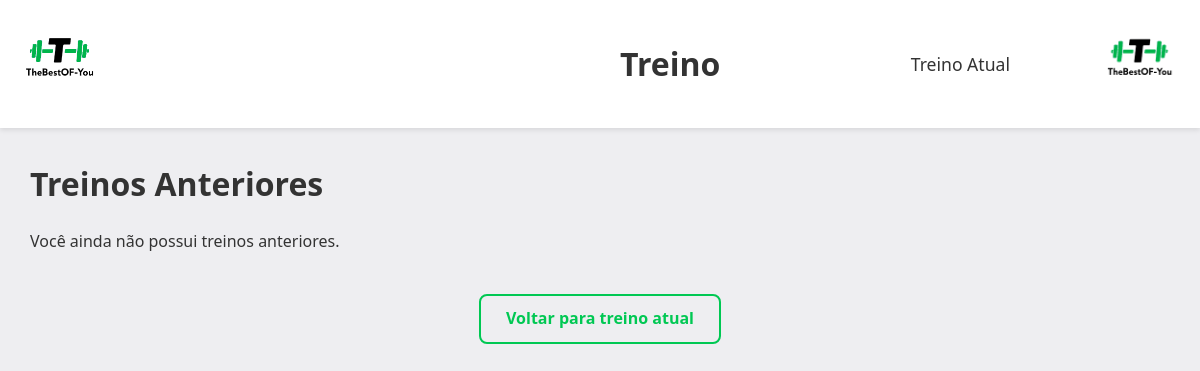
The app's page /Códigos/treino/treinos_anteriores.php (signed in), older data.
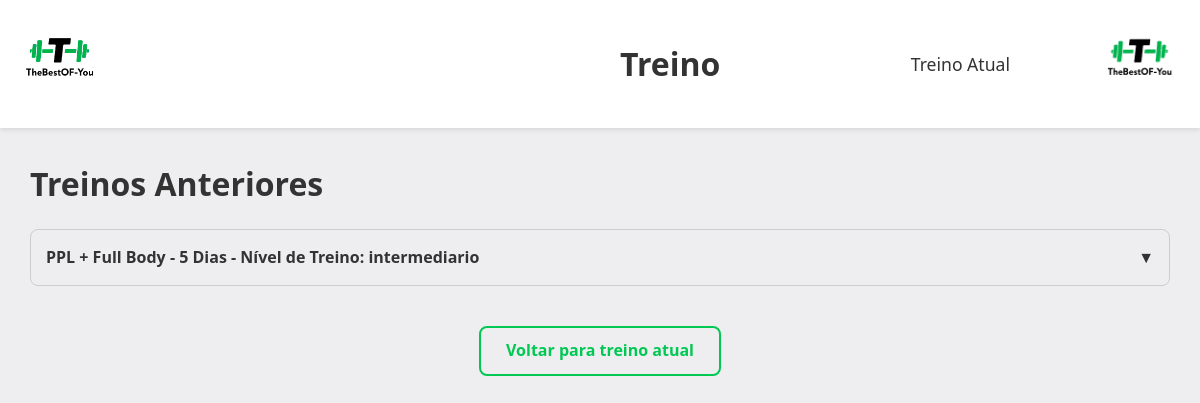
The same page, newer data.
### tables this page shows
CREATE TABLE `treino` (
  `id_treino` int(11) NOT NULL,
  `id_usuario` int(11) NOT NULL,
  `divisao_treino` varchar(30) NOT NULL,
  `dias_de_treino` int(11) NOT NULL,
  `nivel_de_treino` varchar(30) NOT NULL,
  `arquivo_treino` varchar(255) NOT NULL,
  `enfase_muscular` varchar(255) DEFAULT NULL,
  `situacao` varchar(2) NOT NULL
);

### Códigos/treino/treinos_anteriores.php (the view, shortened to what this page needs)
<?php
include "../conexao.php";
$usuario_id = $_SESSION['id_usuario'];
$stmt = $conexao->prepare("SELECT * FROM treino WHERE id_usuario = ? AND (situacao = 'D' OR situacao = '') ORDER BY id_treino DESC");
$stmt->bind_param("i", $usuario_id);
$stmt->execute();
$resultado = $stmt->get_result();
$treinos_anteriores = $resultado->fetch_all(MYSQLI_ASSOC);
?>
<!DOCTYPE html>
<html lang="pt-BR">
<head>
    <link rel="stylesheet" href="treinos_anteriores.css">
</head>
<body>
<header>
    <div class="logo">
        <a href="../pagina_principal/index.php"><img src="imagens/Logo.png" alt="Logo"></a>
    </div>
    <div class="site-name"><h1>Treino</h1></div>
    <nav class="nav-links">
        <a href="treino.php">Treino Atual</a>
    </nav>
    <div class="logo">
        <a href="../pagina_principal/index.php"><img src="imagens/Logo.png" alt="Logo"></a>
    </div>
</header>
<div class="container">
    <h1>Treinos Anteriores</h1>
    <?php if (count($treinos_anteriores) === 0): ?>
        <p>Você ainda não possui treinos anteriores.</p>
    <?php else: ?>
        <?php foreach ($treinos_anteriores as $t): ?>
            <div class="dieta-box">
                <div class="dieta-header" onclick="toggleConteudo('conteudo<?= $t['id_treino'] ?>')">
                    <strong><?= htmlspecialchars($t['divisao_treino']) ?> - <?= $t['dias_de_treino'] ?> Dias - Nível de Treino: <?= htmlspecialchars($t['nivel_de_treino']) ?></strong>
                    <span>&#9660;</span>
                </div>
            </div>
        <?php endforeach; ?>
    <?php endif; ?>
    <a href="treino.php" class="link-voltar">Voltar para treino atual</a>
</div>
</body>
</html>

Row changes from the older to the newer data that the page shows:
added treino: divisao_treino "PPL + Full Body", dias_de_treino "5", nivel_de_treino "intermediario"
Text that changed along with them:
text no longer shown: "Você ainda não possui treinos anteriores."
